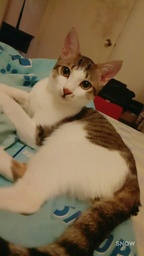
#> input picture osa.jpg, 144 x 256 px, shrunk from 720 x 1280 before the run
$ jupyter execute --allow-errors 20180410_Week7_HW.ipynb   (older library calls are emulated)
#> lines starting #> are read from the running program, lines starting #| are printed output that depends on the picture
[cell 1]
from skimage import io,util
import matplotlib.pyplot as plt

img1=io.imread('osa.jpg', as_grey=True)#float64
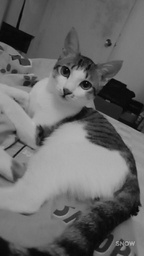
#> img1: shape (256, 144) float64; min 0.0125, max 0.72, mean 0.413
img2=util.img_as_ubyte(img1)#0~255

print(type(img1))
#| <class 'numpy.ndarray'>
print(img1.shape)
#| (256, 144)
io.imshow(img1)

plt.figure()
io.imshow(img2)
io.show()

square = lambda x : x * x

#> (a cell that did not finish here is left out)

# Function

## http://scikit-image.org/docs/dev/api/skimage.data.html

[cell 3]
def article(person1,person2,person3,person4,place1,object1,object2,danger1):

    line1 = "空軍"+place1+"被丟包"+object1+"等二級"+danger1+"，結果官兵驗尿卻驗出8名涉及一級"+ danger1+"，有媒體記者今天詢問國防部長"+person1+"現在給"+place1+"官兵打幾分，"+person1+"回 說，「我想應該還是100分」，「100分部長應該帶出100分部隊」。他強調，吸"+danger1+"不是軍 中獨有問題，但國防部每年控制到最低程度。"+person1+"並強調，「我應該相信我的部屬，彼此要 有信心!」"
    line2 = "對於拾獲"+danger1+"是二級"+danger1+"，卻驗出是一級"+danger1+"，"+person1+"說，針 由專業角度看這問題，就他所知，他們吃了感冒藥後會有一些不同反應，不是"+object1+"突然間升 級到"+object2+"。"
    line3 = "另外，藍委"+person2+"則在質詢時爆料指出，此事件"+place1+"的聯隊長"+person3+"和黃 姓士官督導長不合所以引發鬥爭，"+person1+"答詢表示，空軍司令"+person4+"告訴他，"+person3+" 表現非常好，和黃姓士官督導長合作也很好，並沒有鬥爭，而且「灑"+danger1+"也不需要灑那麼多 ，灑兩包就夠了。」"+"\n"
    line4 = "參考網址:http://www.appledaily.com.tw/realtimenews/article/new/20170302/1067100/"

    print(" "+line1+line2)
    print(" "+line3)
    print(line4)

from skimage import io,data
img2 = data.astronaut()
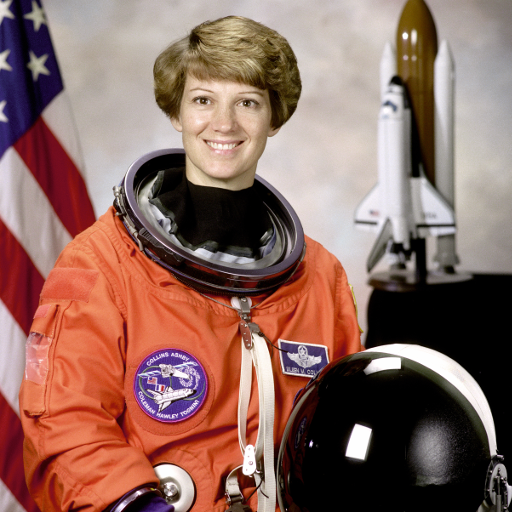
#> input picture skimage.data.astronaut(), 512 x 512 px
#> img2 is the input picture: shape (512, 512, 3); mean R, G, B 141.6, 105.8, 96.5
io.imshow(img2)
io.show()

print(type(img2))
#| <class 'numpy.ndarray'>
print(img2.shape)
#| (512, 512, 3)
article('牛昂星','蟹濕傅','零勝恩','嘟嘟360','老天鵝','米格魯','哈士奇','狗屎')

[cell 4]
def aaa():
    line1="a"
    line2="b"
    print (line1+line2)

[cell 5]
def hello():
    print("Hello World")

[cell 6]
hello()

[cell 7]
def hello(object):
    print("Hello " + object + "!")

[cell 8]
hello("cat")

# Class

[cell 9]
class Man:
    def __init__(self,name):
        self.name = name
        print("Initialized!")

    def hello(self):
        print("Hello " + self.name +"!")

    def goodbye(self):
        print("Good-bye " + self.name + "!")

[cell 10]
m = Man("David")
m.hello()
m.goodbye()

## Practice

[cell 11]
def add2(x):
    y=x+2
    return y

[cell 12]
i = 1
add2(i)

[cell 13]
i = 5

[cell 14]
add2(i)

[cell 15]
cube = lambda y : y*y*y

[cell 16]
cube(2)

[cell 17]
def factorial2(g):
    if g > 0 :
        return g*factorial2(g-1)
    else :
        return 1

[cell 18]
factorial2(5)

[cell 19]
def fib(n): # write Fibonacci series up to n
    """Print a Fibonacci series up to n."""
#> called with n = 2000
    a, b = 0, 1
    while a < n:
        print(a, end=' ')
        a, b = b, a+b
    print()

[cell 20]
fib(2000)

[cell 21]
fib

## https://matplotlib.org/api/_as_gen/matplotlib.pyplot.figure.html

[cell 22]
from skimage import io,data
import matplotlib.pyplot as plt
import numpy as np

img=data.chelsea()
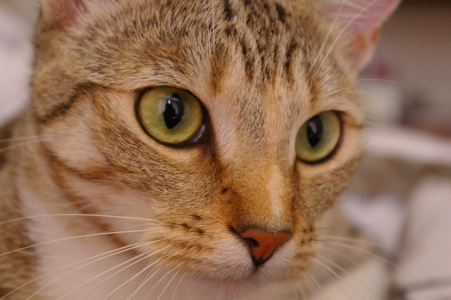
#> input picture skimage.data.chelsea(), 451 x 300 px
#> img is the input picture: shape (300, 451, 3); mean R, G, B 147.7, 111.4, 86.8
img2=img.copy()

plt.figure(num='chelsea',figsize=(8,8)) #1 inch = 0.39cm
plt.subplot(1,2,1)
plt.title('origin image')
plt.imshow(img)

plt.subplot(1,2,2)
plt.title('modified image')

for i in range(0,50):
    for j in range(0,50):
        img2[i,j,1] = 0
#> img2: shape (300, 451, 3)

plt.imshow(img2)
plt.show()

## https://zh.wikipedia.org/wiki/%E7%9B%B2%E9%BB%9E_(%E7%9C%BC)

[cell 23]
from skimage import io,data
import matplotlib.pyplot as plt

img=data.chelsea()
rows,cols,dims=img.shape
#> rows = 300; cols = 451; dims = 3

img2 = img.copy()

plt.figure(num='chelsea',figsize=(8,8))
plt.subplot(1,2,1)
plt.title('origin image')
plt.imshow(img)

for i in range(0,rows):
    for j in range(0,cols):
        img2[i,j,2] = 0.5*img2[i,j,2]
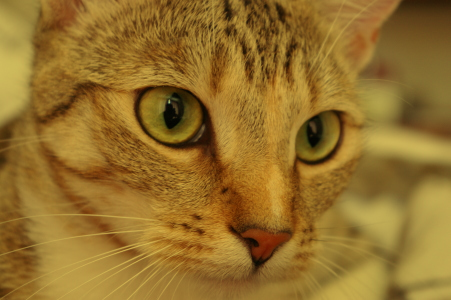
#> img2: shape (300, 451, 3); mean R, G, B 147.7, 111.4, 43.1

plt.subplot(1,2,2)
plt.title('modified image')
plt.imshow(img2)
plt.show()

[cell 24]
from skimage import io,data

img=io.imread('osa.jpg')
#> img: shape (256, 144, 3)

rows,cols,dims=img.shape
#> rows = 256; cols = 144
img2=img
for i in range(0,rows):
    for j in range(0,cols):
        img2[i,j,0] = 0*img2[i,j,0]
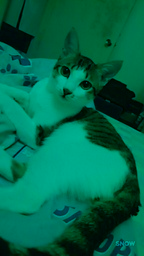
#> img2: shape (256, 144, 3); mean R, G, B 0, 103, 74

io.imshow(img2)
io.show()

[cell 25]
from skimage import io,data

img=io.imread('osa.jpg')
rows,cols,dims=img.shape
img2=img
for i in range(0,rows):
    for j in range(0,cols):
        img2[i,j,1] = 0.7*img2[i,j,1]
        img2[i,j,2] = 0.7*img2[i,j,2]
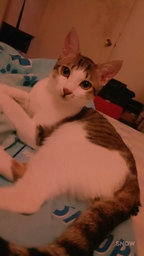
#> img2: shape (256, 144, 3); mean R, G, B 123.5, 71.6, 51.4

io.imshow(img2)
io.show()
io.imsave('osa_1.jpg',img2)

[cell 26]
from skimage import io,data,img_as_float,img_as_ubyte

img=io.imread('osa.jpg')
rows,cols,dims=img.shape

img2=img.copy()
img3=img.copy()
img4=img.copy()

img2=img_as_float(img2)
for i in range(0,rows):
    for j in range(0,cols):
        for k in range(0,3):
            img2[i,j,k] = 1.0 - img2[i,j,k] #可改寫成uint8
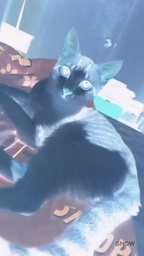
#> img2: shape (256, 144, 3) float64; mean R, G, B 0.516, 0.596, 0.71

img3 = img_as_ubyte(img3)
for i in range(0,rows):
    for j in range(0,cols):
        for k in range(0,3):
            img3[i,j,k] = 255 - img3[i,j,k]

img4 = 1-img4 #bitch
io.imshow(img4)
io.show()

[cell 27]
from skimage import io,data

img=io.imread('osa_1.jpg')
rows,cols,dims=img.shape
img2 = img[:,:,0]
#> img2: shape (256, 144)

for i in range(0,rows):
    for j in range(0,cols):
        sum = 0.0
        for k in range(0,3): #dims=3
            sum = sum + img[i,j,k]
    img2[i,j] = sum/3 #dims=3
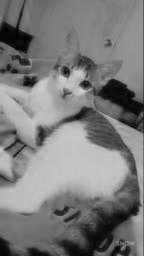
#> img2: shape (256, 144); min 0, max 212, mean 123.1

io.imshow(img2)
io.show()
io.imsave('osa_2.jpg',img2)

[cell 28]
from skimage import io,data
import matplotlib.pyplot as plt
import numpy as np

img = io.imread("osa.jpg")
rows,cols,dims=img.shape

img2 = np.uint8(np.zeros((rows,cols,3)))
plt.figure(figsize=(8,8))
plt.subplot(1,2,1)
plt.title('origin image')
plt.imshow(img)

for i in range(0,rows):
    for j in range(0,cols):
        sum = 0.0
        for k in range(0,3):
            sum = sum + img[i,j,k]
        for k in range(0,3):
            img2[i,j,k] = np.uint8(sum/3)
#> img2: shape (256, 144, 3)

plt.subplot(1,2,2)
plt.title('grey image')
plt.imshow(img2)
plt.show()

[cell 29]
from skimage import io,data
import matplotlib.pyplot as plt

img=io.imread('osa.jpg')
rows,cols,dims=img.shape
img2 = img[:,:,0]#reduce dimension
#> img2: shape (256, 144)

for i in range(0,rows):
    for j in range(0,cols):
        img2[i,j] = 0.299*img[i,j,0] + 0.587*img[i,j,1] + 0.114*img[i,j,2]
io.imshow(img2)
io.show()

[cell 30]
from skimage import io
import matplotlib.pyplot as plt
import numpy as np

img=io.imread('osa.jpg')
rows,cols,dims=img.shape

img2 = np.uint8(np.zeros((rows,cols,3)))
plt.figure(figsize=(8,8))
plt.subplot(1,2,1)
plt.title('origin image')
plt.imshow(img)

for i in range(0,rows):
    for j in range(0,cols):
        sum = 0.0
        for k in range(0,3):
            img2[i,j,k] = np.uint8(0.299*img[i,j,0] + 0.587*img[i,j,1] + 0.114*img[i,j,2])
#> img2: shape (256, 144, 3)

plt.subplot(1,2,2)
plt.title('grey image')
plt.imshow(img2)
plt.show()

[cell 31]
from skimage import io,data
import numpy as np

img = io.imread("osa.jpg")
rows,cols,dims=img.shape
row2 = int(rows/2)
#> row2 = 128
col2 = int(cols/2)
#> col2 = 72

img2 = img

for i in range(row2,rows):
    for j in range(0,cols):
        for k in range(0,3):
            img2[i,j,k] = img[i-row2,j,k]
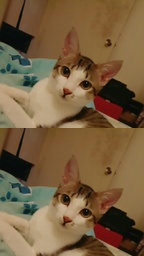
#> img2: shape (256, 144, 3); mean R, G, B 119, 93.9, 63.3

io.imshow(img2)
io.show()

[cell 32]
from skimage import io,data
import numpy as np

img = io.imread("osa.jpg")
rows,cols,dims=img.shape
row2 = int(rows/2)
col2 = int(cols/2)
img2 = img

for i in range(0,row2):
    for j in range(0,cols):
        for k in range(0,3):
            img2[i,j,k] = img[i,j,k]

for i in range(row2,rows):
    for j in range(0,cols):
        for k in range(0,3):
            img2[i,j,k] = img[row2+(-1)*(i-row2),j,k]
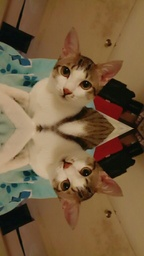
#> img2: shape (256, 144, 3); mean R, G, B 119.1, 94, 63.4

io.imshow(img2)
io.show()
